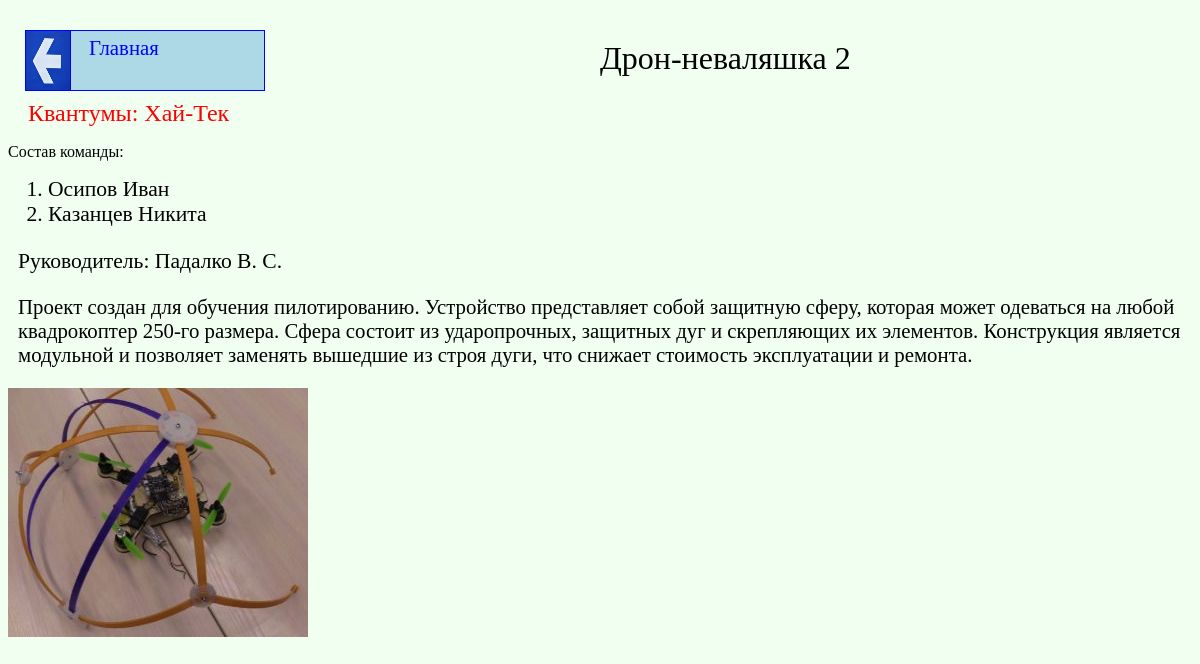
/project/7, run on the app's committed database.
### kvant_projects/apps/kvant_proj/models.py (models this page shows, shortened)
class Kvant_projects(models.Model):
    project_name = models.CharField(max_length=100, verbose_name='название проекта')
    kvantum = models.ManyToManyField(Kvantum)
    key_words = models.ManyToManyField(Key_words)
    kvantorianec = models.ManyToManyField(Kvantorianec)
    description = models.CharField(max_length=10000, verbose_name='описание проекта')
    low_description = models.CharField(max_length=5000, verbose_name='краткое описание проекта')
    master = models.ForeignKey(Master, on_delete=models.PROTECT)
    img = models.ImageField(upload_to="img", verbose_name='фотографии проекта', blank=True)
    class Meta:
        verbose_name = 'Проект кванторианцев'
        verbose_name_plural = 'Проекты кванторианцев'

class Kvantum(models.Model):
    kvantum = models.CharField(max_length=50, verbose_name='квантум')
    description = models.CharField(max_length=10000, verbose_name='описание квантума')
    kvantum_logo = models.ImageField(upload_to="img", verbose_name='логотип квантума', blank=True)
    class Meta:
        verbose_name = 'Квантум'
        verbose_name_plural = 'Квантумы'

class Kvantorianec(models.Model):
    fio = models.CharField(max_length=75, verbose_name='ФИО')
    b_date = models.DateField(verbose_name='дата рождения', blank=True)
    kvantum = models.ForeignKey(Kvantum, on_delete=models.PROTECT)
    master = models.ForeignKey(Master, on_delete=models.PROTECT)
    class Meta:
        verbose_name = 'Кванторианец'
        verbose_name_plural = 'Кванторианцы'

class Master(models.Model):
    fio = models.CharField(max_length=75, verbose_name='ФИО преподователя')
    kvantum = models.ForeignKey(Kvantum, on_delete=models.PROTECT)
    b_date = models.DateField(verbose_name='дата рождения преподователя', blank=True)
    class Meta:
        verbose_name = 'Наставник'
        verbose_name_plural = 'Наставники'

### kvant_projects/apps/kvant_proj/views.py (the view)
# urls.py: re_path(r'^project/(?P<project_id>\d+)$', kvant_project, name='project'),
def kvant_project(request, project_id):
    project = Kvant_projects.objects.get(id=project_id)
    context = {
        "project": project,
        "kvantirianec": project.kvantorianec.all(),
        "kvantums": project.kvantum.all(),
    }
    return render(request, 'project.html', context)

### kvant_projects/apps/kvant_proj/templates/project.html (shortened to what this page needs)
{% extends 'index.html' %}
{% block content %}
    <img id="pic_go_back" src="/static/img/go_back.jpg">
    <a class="link_to_main" href={% url "index" %}>Главная</a>
<p id="proj_name">{{ project.project_name }}</p>
<div id="kvant">Квантумы:
        {% for kvantum in kvantums %}
            <span  > {{ kvantum.kvantum }}</span>
        {% endfor %}
</div>
<div class="proj_members">
    <p id="members">Состав команды:</p>
    <ol>
        {% for kv in kvantirianec %}
            <li class="kv-in-list">
                {{ kv.fio }}
            </li>
        {% endfor %}
    </ol>
</div>
    <p id="master"> Руководитель: {{ project.master.fio }}</p>
    <p id="proj_description">{{ project.description }}</p>
    <img src="/static/{{ project.img }}">
{% endblock %}

### kvant_projects/apps/kvant_proj/static/style.css (style rules this page uses)
body { background-color: #F0FFF0; margin-top: 20px; }
a { text-decoration: none; }
.link_to_main { background-color: #ADD8E6; border: 1px solid blue; width:170px; height: 49px; top:30px; position: fixed; padding:5px 5px 5px 18px; left: 70px; color: blue; font-size: 130%; }
#pic_go_back { position: fixed; top:30px; left:25px; height:59px; width:45px; border: 1px solid blue; }
#proj_name { width: 800px; top: 8px; left: 50%; position: fixed; font-size: 200%; }
#kvant { color: red; margin: 100px 20px 10px 20px; font-size: 150%; }
.kv-in-list { font-size: 135%; }
#master { font-size: 135%; margin-left: 10px; }
#proj_description { font-size: 130%; margin-left: 10px; }

### data on the page
Kvant_projects: project_name "Дрон-неваляшка 2", master.fio "Падалко В. С.", description "Проект создан для обучения пилотированию. Устройство представляет собой защитную сферу, которая может одеваться на любой квадрокоптер 250-го размера. Сфера состоит из ударопрочных, защитных дуг и скрепляющих их элементов. Конструкция является модульной и позволяет заменять вышедшие из строя дуги, что снижает стоимость эксплуатации и ремонта.", img (picture)
Kvantum: kvantum "Хай-Тек"
Kvantorianec: fio "Осипов Иван"
Kvantorianec: fio "Казанцев Никита"
